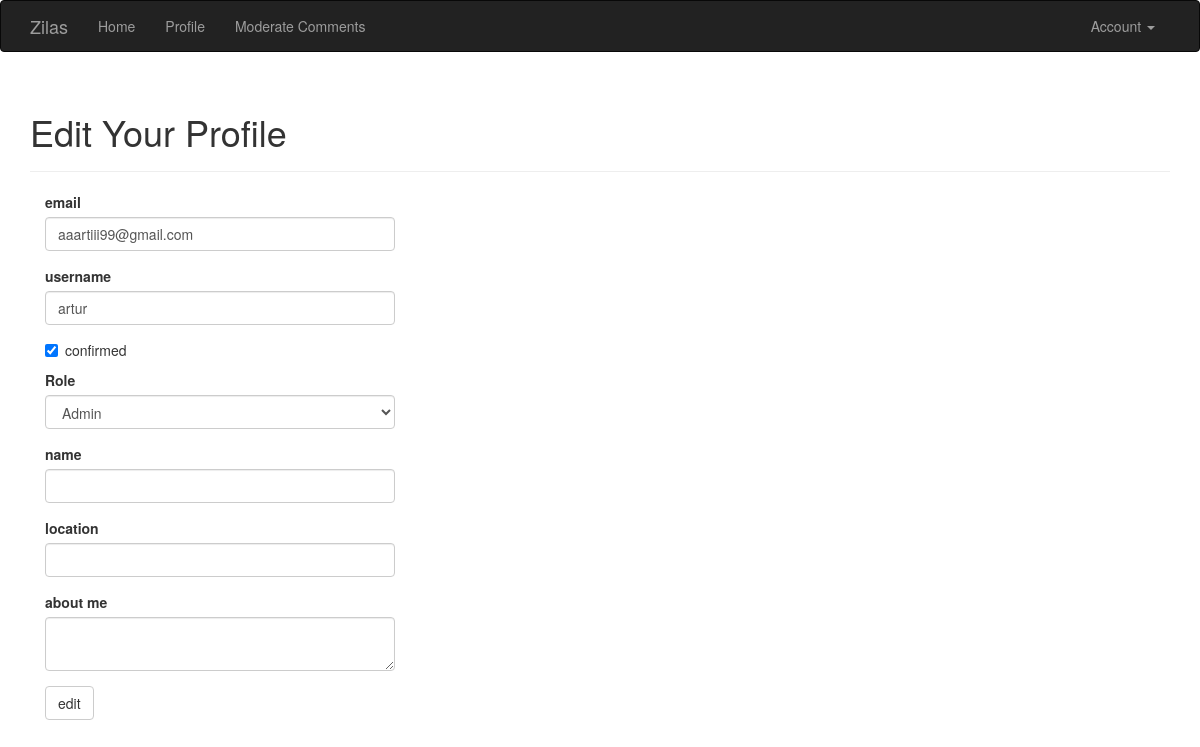
The page /edit-profile/1 (signed in) on the database its author committed.
### app/models/models.py (models this page shows, shortened)
class User(UserMixin, db.Model):
    __tablename__ = 'users'
    id = db.Column(db.Integer, primary_key=True)
    email = db.Column(db.String(64), unique=True, index=True)
    username = db.Column(db.String(64), unique=True, index=True)
    role_id = db.Column(db.Integer, db.ForeignKey('roles.id'))
    password_hash = db.Column(db.String(128))
    confirmed = db.Column(db.Boolean, default=False)
    name = db.Column(db.String(64))
    location = db.Column(db.String(64))
    about_me = db.Column(db.Text())
    member_since = db.Column(db.DateTime(), default=datetime.datetime.utcnow)
    last_seen = db.Column(db.DateTime(), default=datetime.datetime.utcnow)
    posts = db.relationship('Post', backref='author', lazy='dynamic')
    followed = db.relationship('Follow', foreign_keys=[Follow.follower_id],
                               backref=db.backref('follower', lazy='joined'), lazy='dynamic',
                               cascade='all, delete-orphan')
    followers = db.relationship('Follow', foreign_keys=[Follow.followed_id],
                                backref=db.backref('followed', lazy='joined'), lazy='dynamic',
                                cascade='all, delete-orphan')
    comments = db.relationship('Comment', backref='author', lazy='dynamic')
    def ping(self):
        self.last_seen = datetime.datetime.utcnow()
        db.session.add(self)
        db.session.commit()
    def can(self, perm):
        return self.role is not None and self.role.has_permission(perm)
    @property
    def password(self):
        raise AttributeError('Cannot read password attribute')

### app/main/views.py (the view, shortened to what this page needs)
@main.route('/edit-profile/<int:id>', methods=['GET', 'POST'])
@login_required
@admin_required
def edit_profile_admin(id):
    user = User.query.get_or_404(id)
    form = EditProfileAdminForm(user=user)
    form.email.data = user.email
    form.username.data = user.username
    form.confirmed.data = user.confirmed
    form.role.data = user.role_id
    form.name.data = current_user.name
    form.location.data = current_user.location
    form.about_me.data = current_user.about_me
    return render_template('edit_profile.html', form=form)

### app/main/forms.py (shortened to what this page needs)
class EditProfileAdminForm(FlaskForm):
    email = StringField('email', validators=[DataRequired(), Length(1, 64),
                                             Email(), ])
    username = StringField('username', validators=[DataRequired(), Length(1, 64),
                                                   Regexp('^[A-Za-z][A-Za-z0-9_.]*$', 0,
                                                          'your name could contain only letters,'
                                                          ' digits, dots add_')])
    confirmed = BooleanField('confirmed')
    role = SelectField('Role', coerce=int)
    name = StringField('name', validators=[DataRequired(), Length(1, 64)])
    location = StringField('location', validators=[DataRequired(), Length(1, 64)])
    about_me = TextAreaField('about me')
    submit = SubmitField('edit')
    def __init__(self, user, *args, **kwargs):
        super(EditProfileAdminForm, self).__init__(*args, **kwargs)
        self.role.choices = [(role.id, role.name) for role in Role.query.order_by(Role.name).all()]
        self.user = user

### app/auth/views.py (called while the page is built)
@auth.before_app_request
def before_request():
    if current_user.is_authenticated:
        current_user.ping()
        if not current_user.confirmed \
                and request.blueprint != 'auth' and request.endpoint != 'static':
            return redirect(url_for('auth.unconfirmed'))

### app/main/__init__.py (called while the page is built)
@main.app_context_processor
def inject_permission():
    return dict(Permission=Permission)

### app/models/models.py (called while the page is built)
@login_manager.user_loader
def load_user(user_id):
    return User.query.get(int(user_id))

    def has_permission(self, perm):
        return self.permission & perm == perm

### app/templates/edit_profile.html (shortened to what this page needs)
{% extends "base.html" %}
{% import "bootstrap/wtf.html" as wtf %}
{% block page_content %}
<div class="page-header">
    <h1>Edit Your Profile</h1>
</div>
<div class="col-md-4">
    {{ wtf.quick_form(form) }}
</div>
{% endblock %}

### rows shown on the page
User: email "aaartiii99@gmail.com", username "artur", confirmed "☑", role "Admin"
